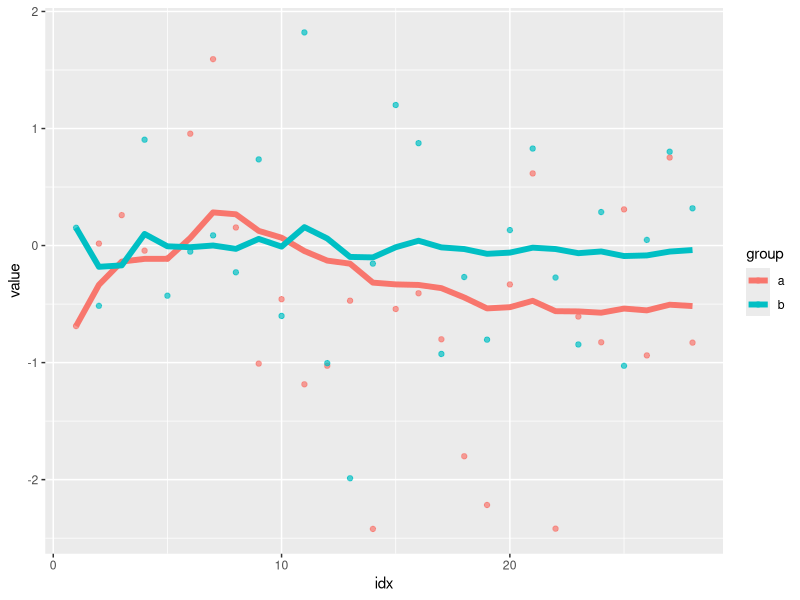
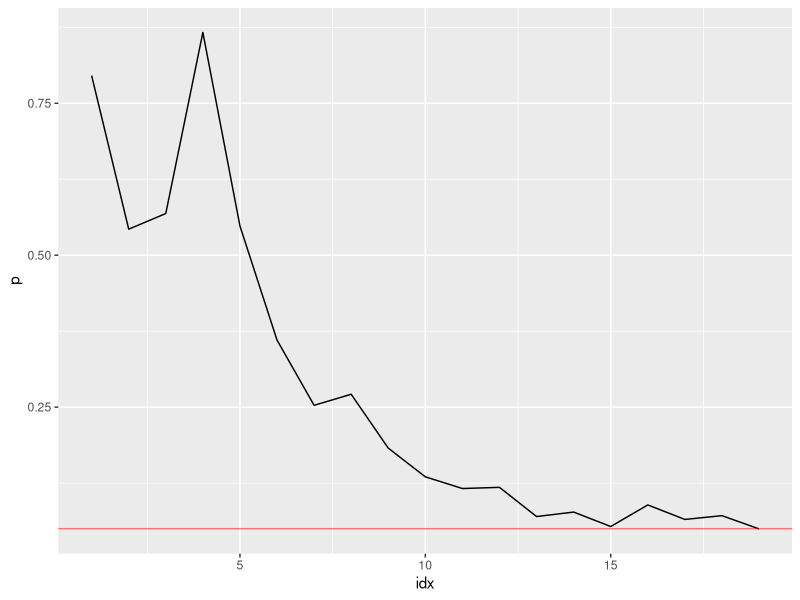

These figures' R source, in order:
library(ggplot2)
library(reshape)
library(zoo)

partialsum <- function(x) rollapply(x,width=length(x),partial=TRUE,align="right",FUN=sum)
partialmean <- function(x) rollapply(x,width=length(x),partial=TRUE,align="right",FUN=mean)
# be VERY careful with this method -- depending on how the partial sums are
# calculated, it can show a profound lack of numerical stability
partialsum.to.mean <- function(x){
  y <- c()
  for(i in 1:length(x)){
    y <- c(y,x[i] / i)
  }
  y
}

simulate <- function(alpha=0.05,n=10,increment=1,maxiter=3000,...){
  require(ggplot2)
  require(reshape)
  
  a <- rnorm(n)
  b <- rnorm(n)
  p <- c()
  
  count <- n
  for(i in 1:maxiter){
    t <- t.test(a,b)
    p <- c(p,t$p.value)
    
    if(t$p.value <= alpha){
      break
    }
    
    count <- count + increment
    nexta <- rnorm(increment)
    nextb <- rnorm(increment)
    a <- c(a,nexta)
    b <- c(b,nextb)
  }
  
  if(tail(p,n=1) > alpha){
    # failure to converge
    stop(paste("Failed to achieve significance in",maxiter,"iterations."))
    return
  }
  
  df <-  data.frame(a,b)
  df$idx <- as.numeric(row.names(df))
  
  du <-  data.frame(a=partialmean(a),b=partialmean(b))
  du$idx <- as.numeric(row.names(du))
  
  pvals <- data.frame(p)
  pvals$idx <- as.numeric(row.names(pvals))
  
  df <- melt(df,measure.vars=c("a","b"),variable_name="group")
  du <- melt(du,measure.vars=c("a","b"),variable_name="group")
  
  trans <- ifelse(count <= 10, 1,1/log10(count))
  
  list(count=count
       ,samples=df
       ,means=du
       ,samples.plot=ggplot(data=df,aes(x=idx,y=value,color=group),size=1.5) + 
                     geom_point(alpha=I(trans)) + 
                     geom_line(data=du,size=2)
       ,pvals=pvals
       ,pvals.plot=ggplot(data=subset(pvals,!is.na(p)),aes(x=idx,y=p)) + 
                   geom_line() + 
                   geom_abline(intercept=alpha, slope=0, color="red",alpha=I(1/2))
       )
}

test <- simulate() 
print(test$count)
print(test$samples.plot)
print(test$pvals.plot)
